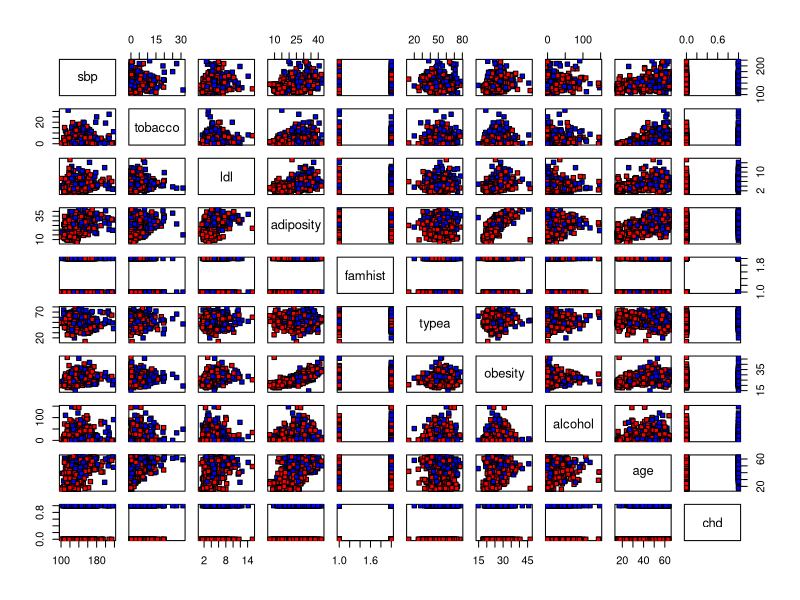
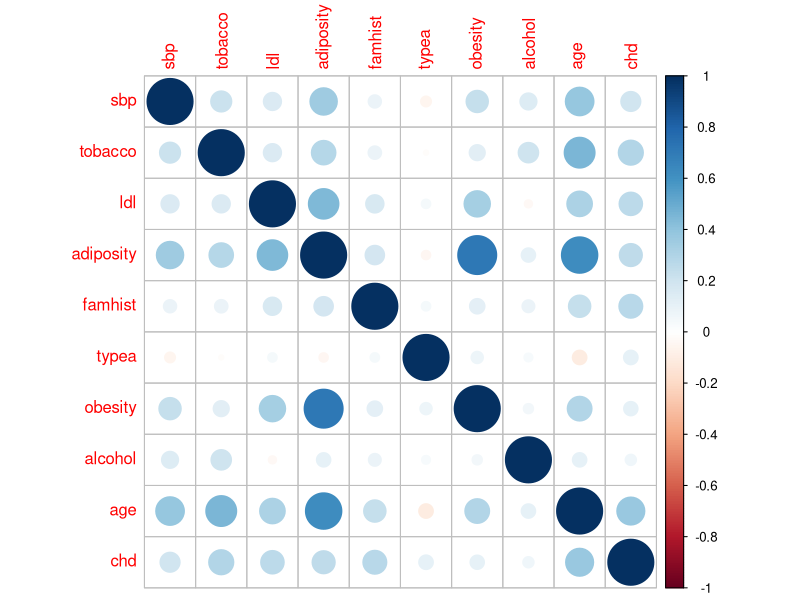
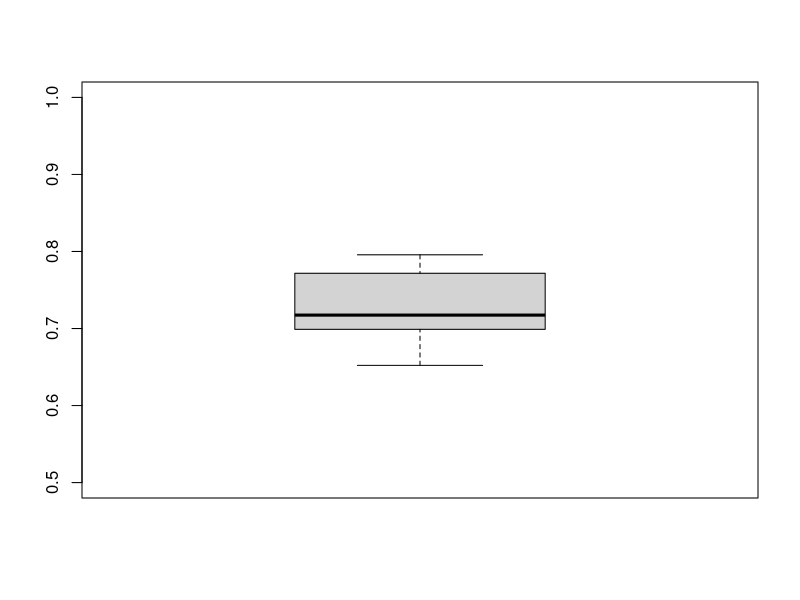
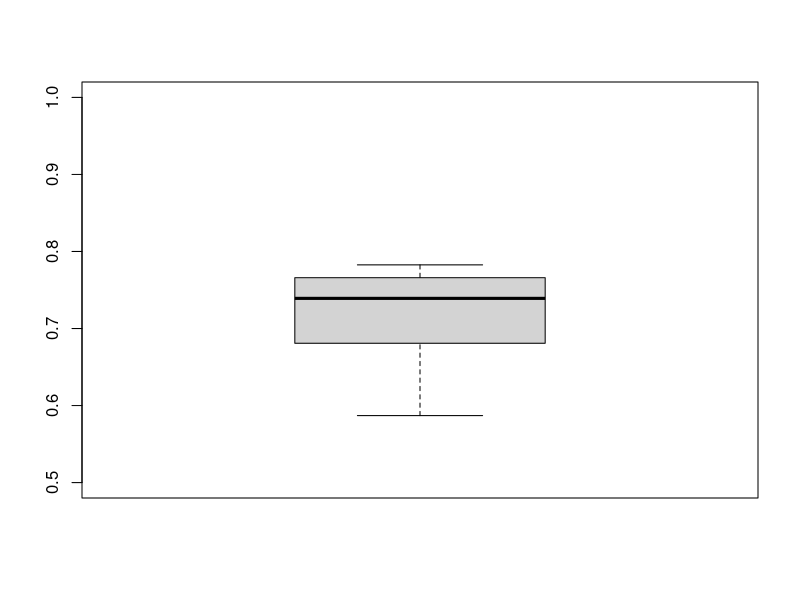
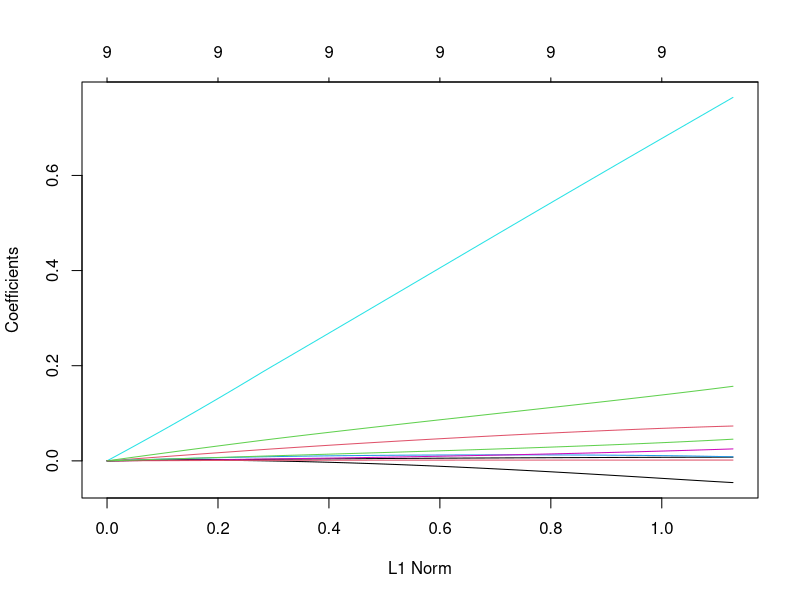
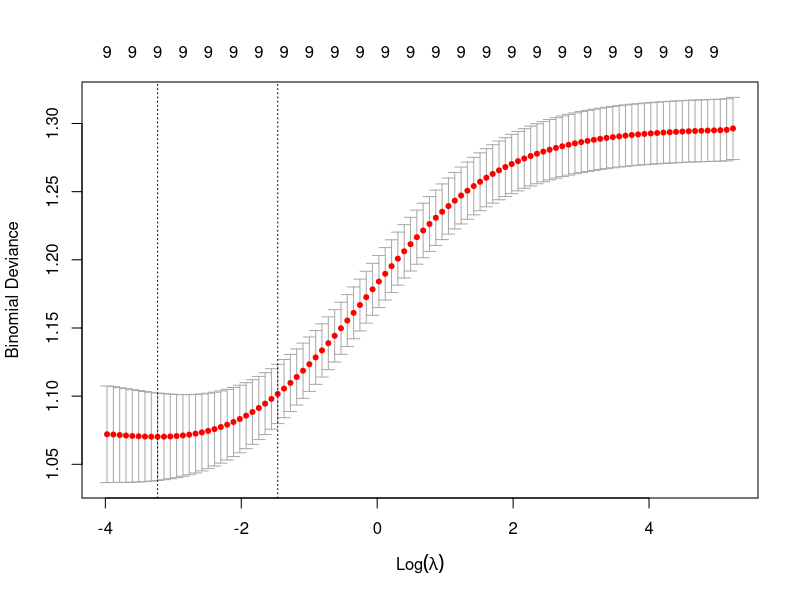
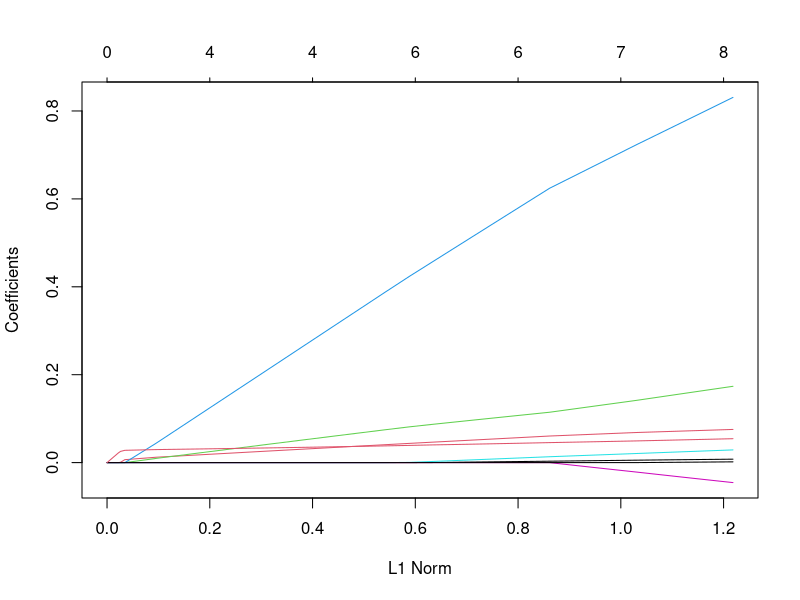

These figures' R source, in order:
## ---- chunk 1
knitr::opts_chunk$set(echo = TRUE, comment = NA)
rm(list=ls())
graphics.off()
library(graphics)
library(ggplot2)
library(corrplot)
library(glmnet)
## ---- chunk 2
heart_data <- read.table(file = "SAheart.txt", header = TRUE)
heart_data <- heart_data[,-1]
dim(heart_data)
## ---- chunk 3
head(heart_data)
## ---- chunk 4
heart_data$famhist <- factor(heart_data$famhist)
pairs(heart_data, pch = 22, bg = c("red","blue")[unclass(factor(heart_data[,"chd"]))])
## ---- chunk 5
heart_data$famhist <- as.numeric(heart_data$famhist)
corr <- cor(heart_data)
corrplot(corr, method = "circle")
## ---- chunk 6
sample <- sample(c(TRUE, FALSE), nrow(heart_data), replace = TRUE, prob = c(0.75, 0.25))
train_data <- heart_data[sample, ]
test_data <- heart_data[!sample, ]
## ---- chunk 7
res = glm(formula = chd ~ ., family = binomial, data = train_data)
summary(res)
## ---- chunk 8
predict.glm(object = res, newdata = test_data, type = "response")
## ---- chunk 9
heart_data$famhist[heart_data$famhist == 1] <- -1
heart_data$famhist[heart_data$famhist == 2] <- -2
heart_data$famhist <- as.integer(heart_data$famhist)
res = glm(formula = chd ~ ., family = binomial, data = heart_data)
## ---- chunk 10
exp(coef(res))
## ---- chunk 11
exp(coef(res)["tobacco"])
## ---- chunk 12
heart_data$famhist[heart_data$famhist == -1] <- 0
heart_data$famhist[heart_data$famhist == -2] <- 1
heart_data$famhist <- as.integer(heart_data$famhist)
head(heart_data)
## ---- chunk 13
prediction <- predict.glm(object = res, newdata = heart_data, type = "response")
prediction <- as.numeric(prediction > 0.5)
prediction
## ---- chunk 14
confusion_matrix <- table(heart_data$chd, prediction)
confusion_matrix
## ---- chunk 15
(confusion_matrix[1,1] + confusion_matrix[2,2]) / nrow(heart_data)
## ---- chunk 16
(confusion_matrix[1,2] + confusion_matrix[2,1]) / nrow(heart_data)
## ---- chunk 17
confusion_matrix[2,1] / nrow(heart_data)
## ---- chunk 18
confusion_matrix[1,2] / nrow(heart_data)
## ---- chunk 19
kfold <- function(k)
{
  # create a vector of length number of folds
  performance <- vector(length = k)
  # create a sequence from 1 to k
  folds <- cut(seq(1,nrow(heart_data)), breaks = k, labels = FALSE)
  # perform k fold cross validation
  for(i in 1:k)
  {
    # split data by fold
    test_index <- which(folds == i, arr.ind = TRUE)
    test_data <- heart_data[test_index,]
    train_data <- heart_data[-test_index,]
    # train the logistic regression on the train data set
    res <- glm(chd ~ ., family = binomial, data = train_data)
    test_data$chd = NULL
    # create the design matrix
    X <- cbind(1,test_data)
    for (j in 1:ncol(heart_data)) 
    { 
      X[,j] = as.numeric(X[,j]) 
    }
    # make predictions
    prediction <- 1 / (1 + exp(-(as.matrix(X)) %*% as.numeric(res$coefficients)))
    # make binary predictions
    binary_prediction <- as.numeric(prediction > 0.5)
    # compute confusion matrix
    confusion_matrix <- table(binary_prediction, heart_data[test_index,]$chd)
    # compute the performance
    performance[i] <- (confusion_matrix[1,1] + confusion_matrix[2,2]) / nrow(test_data)
  }
  return (performance)
}
## ---- chunk 20
boxplot(kfold(5), ylim = c(0.5,1))
## ---- chunk 21
boxplot(kfold(10), ylim = c(0.5,1))
## ---- chunk 22
resall <- glm(chd~., data = heart_data, family = binomial)
res0 <- glm(chd ~ 1, data = heart_data, family = binomial)
## ---- chunk 23
resfor<-step(res0,list(upper=resall),direction='forward')
## ---- chunk 24
resback<-step(res,direction='backward')
## ---- chunk 25
resstep<-step(res,direction='both')
## ---- chunk 26
formula(resstep)
## ---- chunk 27
sample <- sample(c(TRUE, FALSE), nrow(heart_data), replace = TRUE, prob = c(0.8, 0.2))
train_data <- heart_data[sample, ]
test_data <- heart_data[!sample, ]
## ---- chunk 28
ridge <- glmnet(x = train_data[,-10], y = train_data$chd, alpha = 0, family = "binomial")
plot(ridge)
## ---- chunk 29
cv_ridge <- cv.glmnet(as.matrix(train_data[,-10]), train_data$chd, family = "binomial", nfolds = 10, alpha = 0)
plot(cv_ridge)
## ---- chunk 30
lambda_min <- cv_ridge$lambda.min
lambda_1se <- cv_ridge$lambda.1se
## ---- chunk 31
ridge_min <- glmnet(x = train_data[,-10], y = train_data$chd, alpha = 0, family = "binomial", lambda = lambda_min)
ridge_min$beta
## ---- chunk 32
ridge_1se <- glmnet(x = train_data[,-10], y = train_data$chd, alpha = 0, family = "binomial", lambda = lambda_1se)
ridge_1se$beta
## ---- chunk 33
predict_min <- predict(ridge_min, as.matrix(test_data[,-10]), type = "response")
predict_1se <- predict(ridge_1se, as.matrix(test_data[,-10]), type = "response")
## ---- chunk 34
lasso <- glmnet(x = train_data[,-10], y = train_data$chd, alpha = 1, family = "binomial")
plot(lasso)
